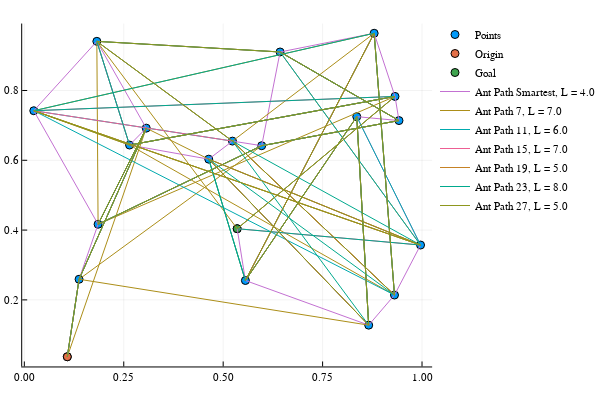

This figure's notebook cell:
### Code cell
for i=7:4:27
    plot!(Pts[1,History[i]],Pts[2,History[i]], label = "Ant Path $i, L = $(round(L_History[i]))")
end
plot!()

### Figure 1 — Plotly figure (JSON) as saved in the notebook; plotly's stock layout.template omitted (floating-point values rounded to 4 significant figures)
{"data": [{"colorbar": {"title": ""}, "hoverinfo": "text", "legendgroup": "Points", "marker": {"color": "rgba(0, 154, 250, 1.000)", "line": {"color": "rgba(0, 0, 0, 1.000)", "width": 1}, "size": 8, "symbol": "circle"}, "mode": "markers", "name": "Points", "showlegend": true, "text": [null, null, null, null, null, null, null, null, null, null, null, null, null, null, null, null, null, null, null, null], "type": "scatter", "x": [0.108, 0.2646, 0.8659, 0.5559, 0.1855, 0.5968, 0.4637, 0.9421, 0.1377, 0.5353, 0.8796, 0.9308, 0.9963, 0.6431, 0.3066, 0.1823, 0.8359, 0.9321, 0.02378, 0.5234], "xaxis": "x1", "y": [0.03706, 0.6436, 0.1276, 0.2555, 0.4167, 0.6418, 0.6032, 0.7138, 0.2591, 0.404, 0.964, 0.2139, 0.3572, 0.9104, 0.6921, 0.9408, 0.725, 0.783, 0.742, 0.6549], "yaxis": "y1", "zmax": 0.1, "zmin": -0.1}, {"colorbar": {"title": ""}, "hoverinfo": "text", "legendgroup": "Origin", "marker": {"color": "rgba(227, 111, 71, 1.000)", "line": {"color": "rgba(0, 0, 0, 1.000)", "width": 1}, "size": 8, "symbol": "circle"}, "mode": "markers", "name": "Origin", "showlegend": true, "text": [null], "type": "scatter", "x": [0.108], "xaxis": "x1", "y": [0.03706], "yaxis": "y1", "zmax": 0.1, "zmin": -0.1}, {"colorbar": {"title": ""}, "hoverinfo": "text", "legendgroup": "Goal", "marker": {"color": "rgba(62, 164, 78, 1.000)", "line": {"color": "rgba(0, 0, 0, 1.000)", "width": 1}, "size": 8, "symbol": "circle"}, "mode": "markers", "name": "Goal", "showlegend": true, "text": [null], "type": "scatter", "x": [0.5353], "xaxis": "x1", "y": [0.404], "yaxis": "y1", "zmax": 0.1, "zmin": -0.1}, {"colorbar": {"title": ""}, "hoverinfo": "text", "legendgroup": "Ant Path Smartest, L = 4.0", "line": {"color": "rgba(195, 113, 210, 1.000)", "dash": "solid", "shape": "linear", "width": 1}, "mode": "lines", "name": "Ant Path Smartest, L = 4.0", "showlegend": true, "text": [null, null, null, null, null, null, null, null, null, null, null, null, null, null, null, null, null, null, null, null], "type": "scatter", "x": [0.108, 0.1377, 0.1855, 0.02378, 0.1823, 0.3066, 0.2646, 0.4637, 0.5234, 0.5968, 0.6431, 0.8796, 0.9321, 0.9421, 0.8359, 0.9963, 0.9308, 0.8659, 0.5559, 0.5353], "xaxis": "x1", "y": [0.03706, 0.2591, 0.4167, 0.742, 0.9408, 0.6921, 0.6436, 0.6032, 0.6549, 0.6418, 0.9104, 0.964, 0.783, 0.7138, 0.725, 0.3572, 0.2139, 0.1276, 0.2555, 0.404], "yaxis": "y1", "zmax": 0.1, "zmin": -0.1}, {"colorbar": {"title": ""}, "hoverinfo": "text", "legendgroup": "Ant Path 7, L = 7.0", "line": {"color": "rgba(172, 142, 24, 1.000)", "dash": "solid", "shape": "linear", "width": 1}, "mode": "lines", "name": "Ant Path 7, L = 7.0", "showlegend": true, "text": [null, null, null, null, null, null, null, null, null, null, null, null, null, null, null, null, null, null, null, null], "type": "scatter", "x": [0.108, 0.3066, 0.4637, 0.5559, 0.8359, 0.8659, 0.1377, 0.5968, 0.9421, 0.6431, 0.9963, 0.02378, 0.8796, 0.5234, 0.9308, 0.2646, 0.9321, 0.1855, 0.1823, 0.5353], "xaxis": "x1", "y": [0.03706, 0.6921, 0.6032, 0.2555, 0.725, 0.1276, 0.2591, 0.6418, 0.7138, 0.9104, 0.3572, 0.742, 0.964, 0.6549, 0.2139, 0.6436, 0.783, 0.4167, 0.9408, 0.404], "yaxis": "y1", "zmax": 0.1, "zmin": -0.1}, {"colorbar": {"title": ""}, "hoverinfo": "text", "legendgroup": "Ant Path 11, L = 6.0", "line": {"color": "rgba(0, 170, 174, 1.000)", "dash": "solid", "shape": "linear", "width": 1}, "mode": "lines", "name": "Ant Path 11, L = 6.0", "showlegend": true, "text": [null, null, null, null, null, null, null, null, null, null, null, null, null, null, null, null, null, null, null, null], "type": "scatter", "x": [0.108, 0.1377, 0.3066, 0.1855, 0.5968, 0.9421, 0.6431, 0.9963, 0.8359, 0.8659, 0.4637, 0.5559, 0.8796, 0.9308, 0.02378, 0.5234, 0.1823, 0.2646, 0.9321, 0.5353], "xaxis": "x1", "y": [0.03706, 0.2591, 0.6921, 0.4167, 0.6418, 0.7138, 0.9104, 0.3572, 0.725, 0.1276, 0.6032, 0.2555, 0.964, 0.2139, 0.742, 0.6549, 0.9408, 0.6436, 0.783, 0.404], "yaxis": "y1", "zmax": 0.1, "zmin": -0.1}, {"colorbar": {"title": ""}, "hoverinfo": "text", "legendgroup": "Ant Path 15, L = 7.0", "line": {"color": "rgba(237, 94, 147, 1.000)", "dash": "solid", "shape": "linear", "width": 1}, "mode": "lines", "name": "Ant Path 15, L = 7.0", "showlegend": true, "text": [null, null, null, null, null, null, null, null, null, null, null, null, null, null, null, null, null, null, null, null], "type": "scatter", "x": [0.108, 0.1377, 0.3066, 0.1855, 0.5968, 0.9421, 0.6431, 0.1823, 0.2646, 0.9321, 0.02378, 0.5234, 0.9308, 0.8796, 0.5559, 0.8359, 0.8659, 0.4637, 0.9963, 0.5353], "xaxis": "x1", "y": [0.03706, 0.2591, 0.6921, 0.4167, 0.6418, 0.7138, 0.9104, 0.9408, 0.6436, 0.783, 0.742, 0.6549, 0.2139, 0.964, 0.2555, 0.725, 0.1276, 0.6032, 0.3572, 0.404], "yaxis": "y1", "zmax": 0.1, "zmin": -0.1}, {"colorbar": {"title": ""}, "hoverinfo": "text", "legendgroup": "Ant Path 19, L = 5.0", "line": {"color": "rgba(198, 130, 37, 1.000)", "dash": "solid", "shape": "linear", "width": 1}, "mode": "lines", "name": "Ant Path 19, L = 5.0", "showlegend": true, "text": [null, null, null, null, null, null, null, null, null, null, null, null, null, null, null, null, null, null, null, null], "type": "scatter", "x": [0.108, 0.1377, 0.3066, 0.1855, 0.5968, 0.9421, 0.6431, 0.1823, 0.5234, 0.9308, 0.8796, 0.5559, 0.8359, 0.8659, 0.4637, 0.9963, 0.02378, 0.2646, 0.9321, 0.5353], "xaxis": "x1", "y": [0.03706, 0.2591, 0.6921, 0.4167, 0.6418, 0.7138, 0.9104, 0.9408, 0.6549, 0.2139, 0.964, 0.2555, 0.725, 0.1276, 0.6032, 0.3572, 0.742, 0.6436, 0.783, 0.404], "yaxis": "y1", "zmax": 0.1, "zmin": -0.1}, {"colorbar": {"title": ""}, "hoverinfo": "text", "legendgroup": "Ant Path 23, L = 8.0", "line": {"color": "rgba(0, 169, 141, 1.000)", "dash": "solid", "shape": "linear", "width": 1}, "mode": "lines", "name": "Ant Path 23, L = 8.0", "showlegend": true, "text": [null, null, null, null, null, null, null, null, null, null, null, null, null, null, null, null, null, null, null, null], "type": "scatter", "x": [0.108, 0.1377, 0.3066, 0.1855, 0.5968, 0.9421, 0.6431, 0.1823, 0.2646, 0.9321, 0.02378, 0.8796, 0.9308, 0.4637, 0.5559, 0.8359, 0.8659, 0.5234, 0.9963, 0.5353], "xaxis": "x1", "y": [0.03706, 0.2591, 0.6921, 0.4167, 0.6418, 0.7138, 0.9104, 0.9408, 0.6436, 0.783, 0.742, 0.964, 0.2139, 0.6032, 0.2555, 0.725, 0.1276, 0.6549, 0.3572, 0.404], "yaxis": "y1", "zmax": 0.1, "zmin": -0.1}, {"colorbar": {"title": ""}, "hoverinfo": "text", "legendgroup": "Ant Path 27, L = 5.0", "line": {"color": "rgba(142, 151, 30, 1.000)", "dash": "solid", "shape": "linear", "width": 1}, "mode": "lines", "name": "Ant Path 27, L = 5.0", "showlegend": true, "text": [null, null, null, null, null, null, null, null, null, null, null, null, null, null, null, null, null, null, null, null], "type": "scatter", "x": [0.108, 0.1377, 0.3066, 0.1855, 0.5968, 0.9421, 0.6431, 0.1823, 0.5234, 0.9308, 0.8796, 0.5559, 0.8359, 0.8659, 0.4637, 0.9963, 0.02378, 0.2646, 0.9321, 0.5353], "xaxis": "x1", "y": [0.03706, 0.2591, 0.6921, 0.4167, 0.6418, 0.7138, 0.9104, 0.9408, 0.6549, 0.2139, 0.964, 0.2555, 0.725, 0.1276, 0.6032, 0.3572, 0.742, 0.6436, 0.783, 0.404], "yaxis": "y1", "zmax": 0.1, "zmin": -0.1}], "layout": {"annotations": [], "height": 400, "legend": {"bgcolor": "rgba(255, 255, 255, 1.000)", "bordercolor": "rgba(0, 0, 0, 1.000)", "font": {"color": "rgba(0, 0, 0, 1.000)", "family": "sans-serif", "size": 11}, "tracegroupgap": 0, "x": 1, "y": 1}, "margin": {"b": 20, "l": 0, "r": 0, "t": 20}, "paper_bgcolor": "rgba(255, 255, 255, 1.000)", "plot_bgcolor": "rgba(255, 255, 255, 1.000)", "showlegend": true, "width": 600, "xaxis": {"anchor": "y1", "domain": [0.05101, 0.9934], "gridcolor": "rgba(0, 0, 0, 0.100)", "gridwidth": 0.5, "linecolor": "rgba(0, 0, 0, 1.000)", "mirror": false, "range": [-0.005395, 1.025], "showgrid": true, "showline": true, "showticklabels": true, "tickangle": 0, "tickcolor": "rgb(0, 0, 0)", "tickfont": {"color": "rgba(0, 0, 0, 1.000)", "family": "sans-serif", "size": 11}, "tickmode": "array", "ticks": "inside", "ticktext": ["0.00", "0.25", "0.50", "0.75", "1.00"], "tickvals": [0, 0.25, 0.5, 0.75, 1], "title": "", "titlefont": {"color": "rgba(0, 0, 0, 1.000)", "family": "sans-serif", "size": 15}, "type": "-", "visible": true, "zeroline": false, "zerolinecolor": "rgba(0, 0, 0, 1.000)"}, "yaxis": {"anchor": "x1", "domain": [0.03762, 0.9902], "gridcolor": "rgba(0, 0, 0, 0.100)", "gridwidth": 0.5, "linecolor": "rgba(0, 0, 0, 1.000)", "mirror": false, "range": [0.009254, 0.9918], "showgrid": true, "showline": true, "showticklabels": true, "tickangle": 0, "tickcolor": "rgb(0, 0, 0)", "tickfont": {"color": "rgba(0, 0, 0, 1.000)", "family": "sans-serif", "size": 11}, "tickmode": "array", "ticks": "inside", "ticktext": ["0.2", "0.4", "0.6", "0.8"], "tickvals": [0.2, 0.4, 0.6, 0.8], "title": "", "titlefont": {"color": "rgba(0, 0, 0, 1.000)", "family": "sans-serif", "size": 15}, "type": "-", "visible": true, "zeroline": false, "zerolinecolor": "rgba(0, 0, 0, 1.000)"}}}
